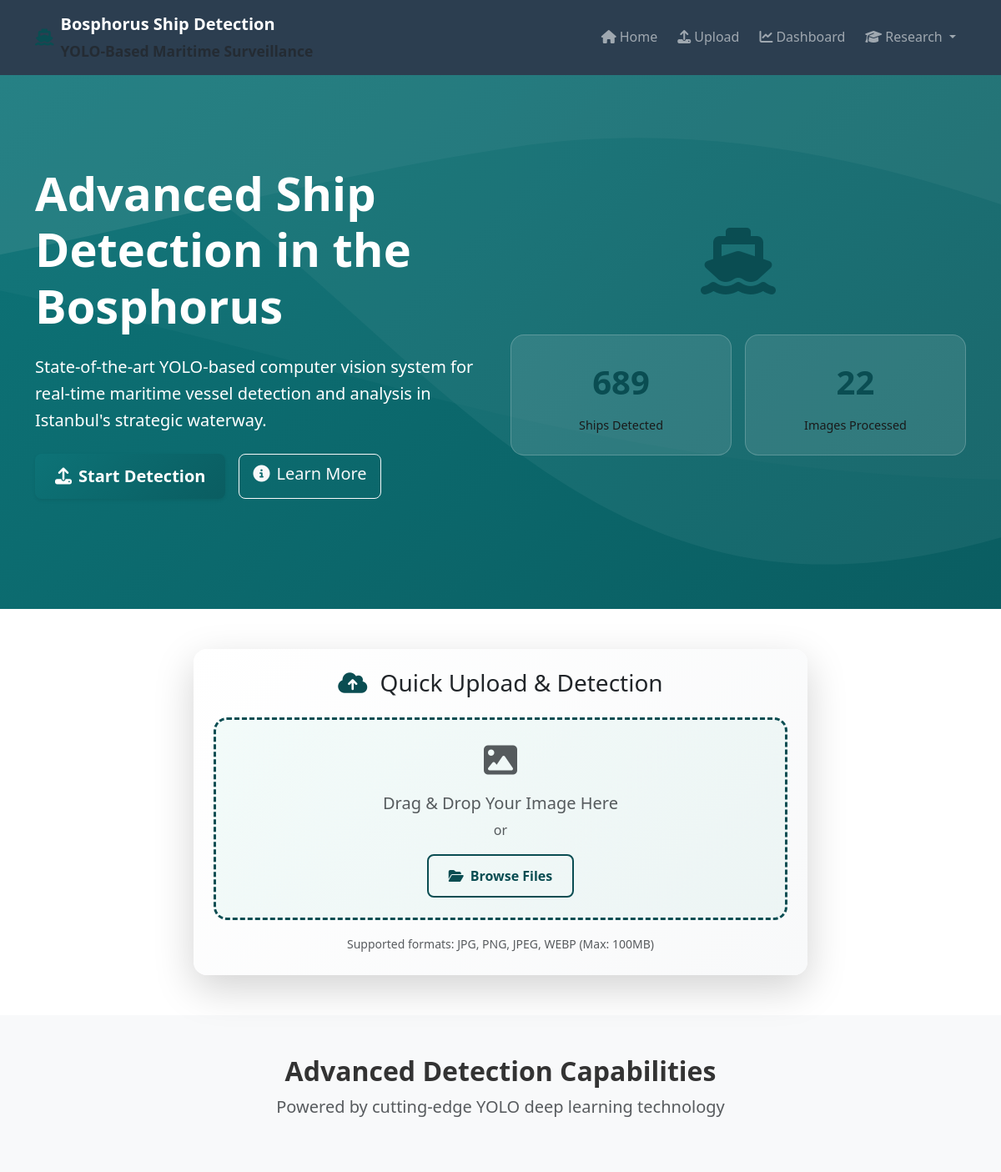
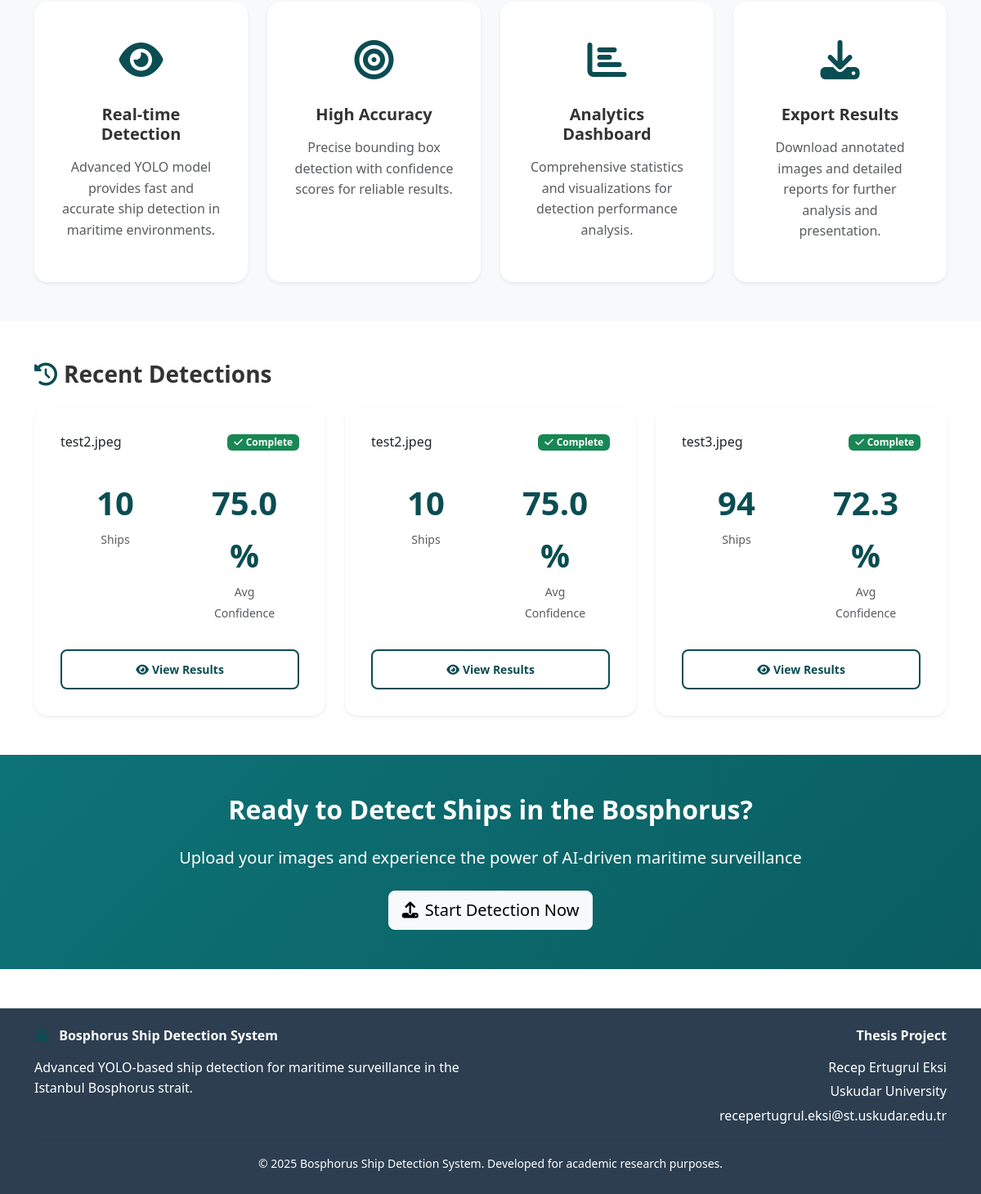
The page / on the database its author committed (2 pictures, top to bottom).
### models.py (models this page shows, shortened)
class DetectionStatistics(db.Model):
    id = db.Column(db.Integer, primary_key=True)
    date = db.Column(db.Date, default=datetime.utcnow().date)
    total_images_processed = db.Column(db.Integer, default=0)
    total_ships_detected = db.Column(db.Integer, default=0)
    average_confidence = db.Column(db.Float, default=0.0)
    vessel_type_counts = db.Column(JSON)  # Dictionary of vessel types and counts

class DetectionJob(db.Model):
    id = db.Column(db.Integer, primary_key=True)
    filename = db.Column(db.String(255), nullable=False)
    original_filename = db.Column(db.String(255), nullable=False)
    upload_time = db.Column(db.DateTime, default=datetime.utcnow)
    processing_time = db.Column(db.Float)  # Time in seconds
    status = db.Column(db.String(50), default='pending')  # pending, processing, completed, failed
    error_message = db.Column(Text)
    ship_count = db.Column(db.Integer, default=0)
    confidence_scores = db.Column(JSON)  # List of confidence scores
    bounding_boxes = db.Column(JSON)  # List of bounding box coordinates
    vessel_types = db.Column(JSON)  # List of detected vessel types
    result_image_path = db.Column(db.String(255))
    processed_image_path = db.Column(db.String(255))

### routes.py (the view)
@app.route('/')
def index():
    recent_stats = DetectionStatistics.query.order_by(DetectionStatistics.date.desc()).first()
    recent_jobs = DetectionJob.query.filter_by(status='completed').order_by(DetectionJob.upload_time.desc()).limit(3).all()
    return render_template('index.html',
                         stats=recent_stats,
                         recent_jobs=recent_jobs)

### app.py (called while the page is built)
@app.context_processor
def inject_datetime():
    return dict(datetime=datetime)

### templates/index.html (shortened to what this page needs)
{% extends "base.html" %}
{% block content %}
<section class="hero-section bg-gradient-ocean text-white">
    <div class="container">
        <div class="row align-items-center min-vh-75">
            <div class="col-lg-6">
                <div class="hero-content">
                    <h1 class="display-4 fw-bold mb-4 fade-in">
                        Advanced Ship Detection
                        <span class="text-light">in the Bosphorus</span>
                    </h1>
                    <p class="lead mb-4 fade-in-delay">
                        State-of-the-art YOLO-based computer vision system for real-time maritime vessel
                        detection and analysis in Istanbul's strategic waterway.
                    </p>
                    <div class="d-flex gap-3 mb-4 fade-in-delay-2">
                        <a href="{{ url_for('upload_page') }}" class="btn btn-ocean btn-lg">
                            <i class="fas fa-upload me-2"></i>Start Detection
                        </a>
                        <a href="{{ url_for('about') }}" class="btn btn-outline-light btn-lg">
                            <i class="fas fa-info-circle me-2"></i>Learn More
                        </a>
                    </div>
                </div>
            </div>
            <div class="col-lg-6">
                <div class="hero-visual text-center fade-in-delay-3">
                    <div class="detection-preview">
                        <i class="fas fa-ship display-1 text-ocean mb-3"></i>
                        <div class="stats-grid">
                            {% if stats %}
                            <div class="stat-card">
                                <div class="stat-number">{{ stats.total_ships_detected or 0 }}</div>
                                <div class="stat-label">Ships Detected</div>
                            </div>
                            <div class="stat-card">
                                <div class="stat-number">{{ stats.total_images_processed or 0 }}</div>
                                <div class="stat-label">Images Processed</div>
                            </div>
                            {% endif %}
                        </div>
                    </div>
                </div>
            </div>
        </div>
    </div>
</section>
<section class="py-5">
    <div class="container">
        <div class="row justify-content-center">
            <div class="col-lg-8">
                <div class="card shadow-lg border-0 upload-quick-card">
                    <div class="card-body p-4">
                        <h3 class="text-center mb-4">
                            <i class="fas fa-cloud-upload-alt text-ocean me-2"></i>
                            Quick Upload & Detection
                        </h3>
                        <div id="quickUploadZone" class="upload-zone text-center p-4 mb-3">
                            <i class="fas fa-image display-6 text-muted mb-3"></i>
                            <h5 class="text-muted mb-2">Drag & Drop Your Image Here</h5>
                            <p class="text-muted mb-3">or</p>
                            <button class="btn btn-outline-ocean">
                                <i class="fas fa-folder-open me-2"></i>Browse Files
                            </button>
                        </div>
                        <div class="text-center">
                            <small class="text-muted">
                                Supported formats: JPG, PNG, JPEG, WEBP (Max: 100MB)
                            </small>
                        </div>
                    </div>
                </div>
            </div>
        </div>
    </div>
</section>
<section class="py-5 bg-light">
    <div class="container">
        <div class="row">
            <div class="col-12 text-center mb-5">
                <h2 class="fw-bold">Advanced Detection Capabilities</h2>
                <p class="lead text-muted">Powered by cutting-edge YOLO deep learning technology</p>
            </div>
        </div>
        <div class="row g-4">
            <div class="col-md-6 col-lg-3">
                <div class="feature-card text-center h-100">
                    <div class="feature-icon mb-3">
                        <i class="fas fa-eye text-ocean"></i>
                    </div>
                    <h5 class="fw-bold mb-3">Real-time Detection</h5>
                    <p class="text-muted">Advanced YOLO model provides fast and accurate ship detection in maritime environments.</p>
                </div>
            </div>
            <div class="col-md-6 col-lg-3">
                <div class="feature-card text-center h-100">
                    <div class="feature-icon mb-3">
                        <i class="fas fa-bullseye text-ocean"></i>
                    </div>
                    <h5 class="fw-bold mb-3">High Accuracy</h5>
                    <p class="text-muted">Precise bounding box detection with confidence scores for reliable results.</p>
                </div>
            </div>
            <div class="col-md-6 col-lg-3">
                <div class="feature-card text-center h-100">
                    <div class="feature-icon mb-3">
                        <i class="fas fa-chart-bar text-ocean"></i>
                    </div>
                    <h5 class="fw-bold mb-3">Analytics Dashboard</h5>
                    <p class="text-muted">Comprehensive statistics and visualizations for detection performance analysis.</p>
                </div>
            </div>
            <div class="col-md-6 col-lg-3">
                <div class="feature-card text-center h-100">
                    <div class="feature-icon mb-3">
                        <i class="fas fa-download text-ocean"></i>
                    </div>
                    <h5 class="fw-bold mb-3">Export Results</h5>
                    <p class="text-muted">Download annotated images and detailed reports for further analysis and presentation.</p>
                </div>
            </div>
        </div>
    </div>
</section>
{% if recent_jobs %}
<section class="py-5">
    <div class="container">
        <div class="row">
            <div class="col-12">
                <h3 class="fw-bold mb-4">
                    <i class="fas fa-history me-2 text-ocean"></i>Recent Detections
                </h3>
            </div>
        </div>
        <div class="row g-4">
            {% for job in recent_jobs %}
            <div class="col-md-6 col-lg-4">
                <div class="card shadow-sm border-0 result-card">
                    <div class="card-body">
                        <div class="d-flex justify-content-between align-items-start mb-3">
                            <h6 class="card-title mb-0 text-truncate">{{ job.original_filename }}</h6>
                            <span class="badge bg-success">
                                <i class="fas fa-check me-1"></i>Complete
                            </span>
                        </div>
                        <div class="row text-center mb-3">
                            <div class="col-6">
                                <div class="result-stat">
                                    <div class="stat-number text-ocean">{{ job.ship_count or 0 }}</div>
                                    <small class="text-muted">Ships</small>
                                </div>
                            </div>
                            <div class="col-6">
                                <div class="result-stat">
                                    <div class="stat-number text-ocean">
                                        {% if job.confidence_scores %}
                                            {{ "%.1f"|format(job.confidence_scores|sum / job.confidence_scores|length * 100) }}%
                                        {% else %}
                                            0%
                                        {% endif %}
                                    </div>
                                    <small class="text-muted">Avg Confidence</small>
                                </div>
                            </div>
                        </div>
                        <div class="d-grid">
                            <a href="{{ url_for('results', job_id=job.id) }}" class="btn btn-outline-ocean btn-sm">
                                <i class="fas fa-eye me-1"></i>View Results
                            </a>
                        </div>
                    </div>
                </div>
            </div>
            {% endfor %}
        </div>
    </div>
</section>
{% endif %}
<section class="py-5 bg-gradient-ocean text-white">
    <div class="container text-center">
        <h2 class="fw-bold mb-4">Ready to Detect Ships in the Bosphorus?</h2>
        <p class="lead mb-4">Upload your images and experience the power of AI-driven maritime surveillance</p>
        <a href="{{ url_for('upload_page') }}" class="btn btn-light btn-lg">
            <i class="fas fa-upload me-2"></i>Start Detection Now
        </a>
    </div>
</section>
{% endblock %}

### static/css/style.css (style rules this page uses)
:root { --navy-blue: #2c3e50; --ocean-teal: #0a4d52; --light-ocean: #0d7377; --deep-ocean: #0a5d61; --ocean-gradient: linear-gradient(135deg, #0d7377 0%, #0a5d61 100%); --navy-gradient: linear-gradient(135deg, #2c3e50 0%, #34495e 100%); --light-bg: #f8f9fa; --border-light: #e9ecef; --shadow-sm: 0 0.125rem 0.25rem rgba(0, 0, 0, 0.075); --shadow-md: 0 0.5rem 1rem rgba(0, 0, 0, 0.15); --shadow-lg: 0 1rem 3rem rgba(0, 0, 0, 0.175); --transition: all 0.3s cubic-bezier(0.4, 0, 0.2, 1); --text-contrast: #1a1a1a; --text-light: #ffffff; }
body { font-family: 'Segoe UI', Tahoma, Geneva, Verdana, sans-serif; line-height: 1.6; color: #333; background-color: #ffffff; }
.display-4, .display-5, .display-6 { font-weight: 700; line-height: 1.2; }
.text-ocean { color: var(--ocean-teal) !important; }
.text-light { color: var(--text-light) !important; }
.bg-gradient-ocean { background: var(--ocean-gradient) !important; }
.btn-ocean { background: var(--ocean-gradient); border: none; color: white; font-weight: 600; padding: 0.75rem 1.5rem; border-radius: 0.5rem; transition: var(--transition); box-shadow: var(--shadow-sm); }
.btn-outline-ocean { border: 2px solid var(--ocean-teal); color: var(--ocean-teal); background: transparent; font-weight: 600; padding: 0.75rem 1.5rem; border-radius: 0.5rem; transition: var(--transition); }
.btn-outline-ocean { border: 2px solid var(--ocean-teal); color: var(--ocean-teal); font-weight: 600; padding: 0.75rem 1.5rem; border-radius: 0.5rem; transition: var(--transition); background: transparent; }
.hero-section { min-height: 80vh; display: flex; align-items: center; position: relative; overflow: hidden; }
.hero-section::before { content: ''; position: absolute; top: 0; left: 0; right: 0; bottom: 0; }
.hero-content { position: relative; z-index: 2; }
.min-vh-75 { min-height: 75vh; }
.fade-in { opacity: 0; transform: translateY(30px); animation: fadeInUp 0.8s ease forwards; }
.fade-in-delay { opacity: 0; transform: translateY(30px); animation: fadeInUp 0.8s ease 0.2s forwards; }
.fade-in-delay-2 { opacity: 0; transform: translateY(30px); animation: fadeInUp 0.8s ease 0.4s forwards; }
.fade-in-delay-3 { opacity: 0; transform: translateY(30px); animation: fadeInUp 0.8s ease 0.6s forwards; }
.card { border: none; border-radius: 1rem; transition: var(--transition); }
.card-body { padding: 2rem; }
.upload-zone { border: 3px dashed var(--ocean-teal); border-radius: 1rem; padding: 3rem 2rem; background: linear-gradient(135deg, rgba(26, 188, 156, 0.05) 0%, rgba(22, 160, 133, 0.05) 100%); transition: var(--transition); cursor: pointer; }
.upload-quick-card { background: linear-gradient(135deg, #ffffff 0%, #f8f9fa 100%); }
.feature-card { padding: 2rem; text-align: center; border-radius: 1rem; background: white; box-shadow: var(--shadow-sm); transition: var(--transition); border: 1px solid transparent; }
.feature-icon { font-size: 3rem; margin-bottom: 1rem; }
.stats-grid { display: grid; grid-template-columns: 1fr 1fr; gap: 1rem; margin-top: 2rem; }
.stat-card { background: rgba(255, 255, 255, 0.1); padding: 1.5rem; border-radius: 1rem; text-center; backdrop-filter: blur(10px); border: 1px solid rgba(255, 255, 255, 0.2); transition: var(--transition); }
.stat-number { font-size: 2.5rem; font-weight: 700; color: var(--ocean-teal); display: block; }
.stat-label { font-size: 0.9rem; color: var(--text-contrast); margin-top: 0.5rem; font-weight: 500; }
.result-card { transition: var(--transition); border-radius: 1rem; }
.result-stat { padding: 1rem; text-align: center; }
.stat-card { transition: all 0.4s cubic-bezier(0.4, 0, 0.2, 1); transform: translateY(0); will-change: transform, box-shadow; }

### rows shown on the page
DetectionStatistics: total_ships_detected "689", total_images_processed "22"
DetectionJob: original_filename "test2.jpeg", ship_count "10", confidence_scores|sum "75.0"
DetectionJob: original_filename "test2.jpeg", ship_count "10", confidence_scores|sum "75.0"
DetectionJob: original_filename "test3.jpeg", ship_count "94", confidence_scores|sum "72.3"
